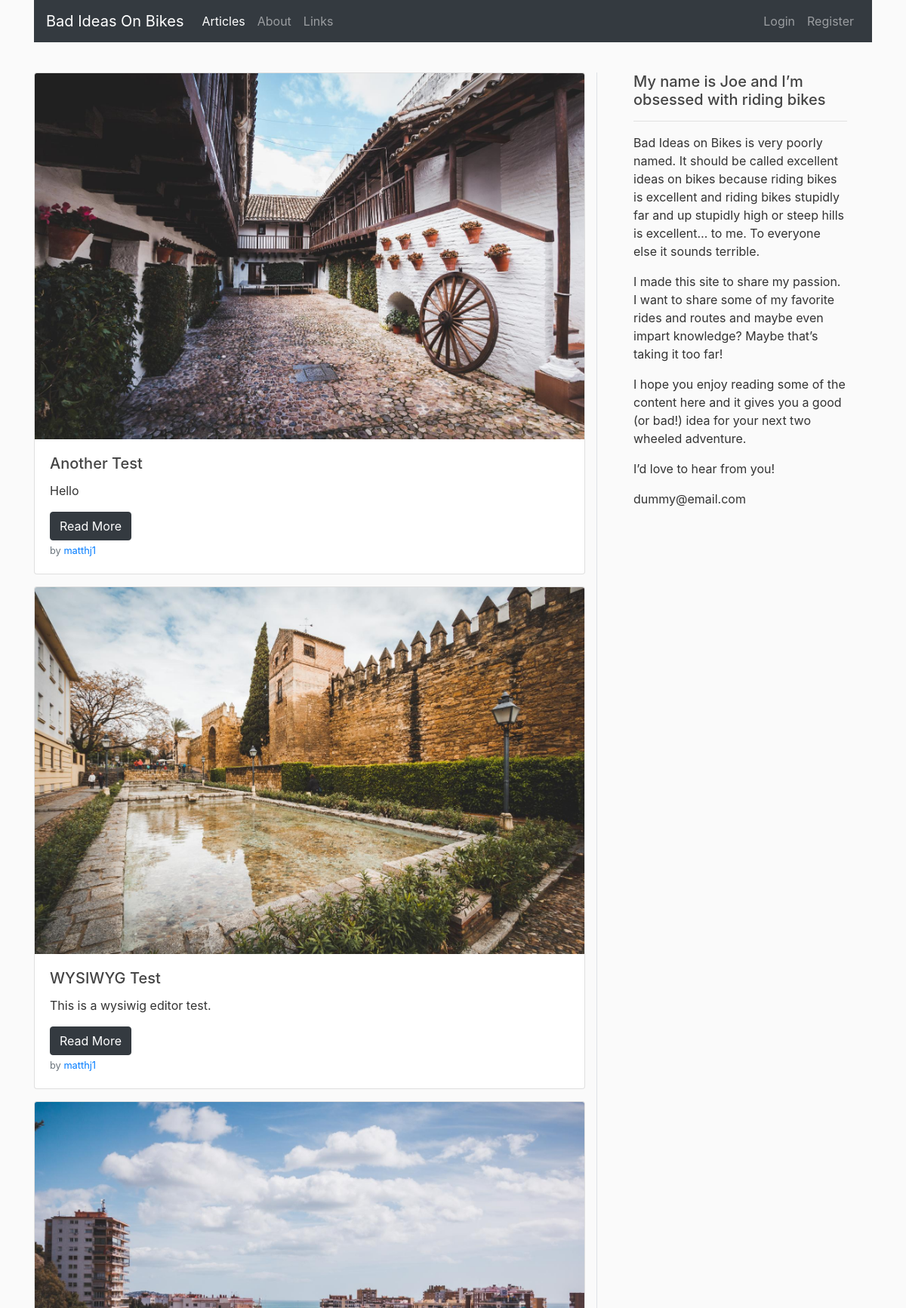
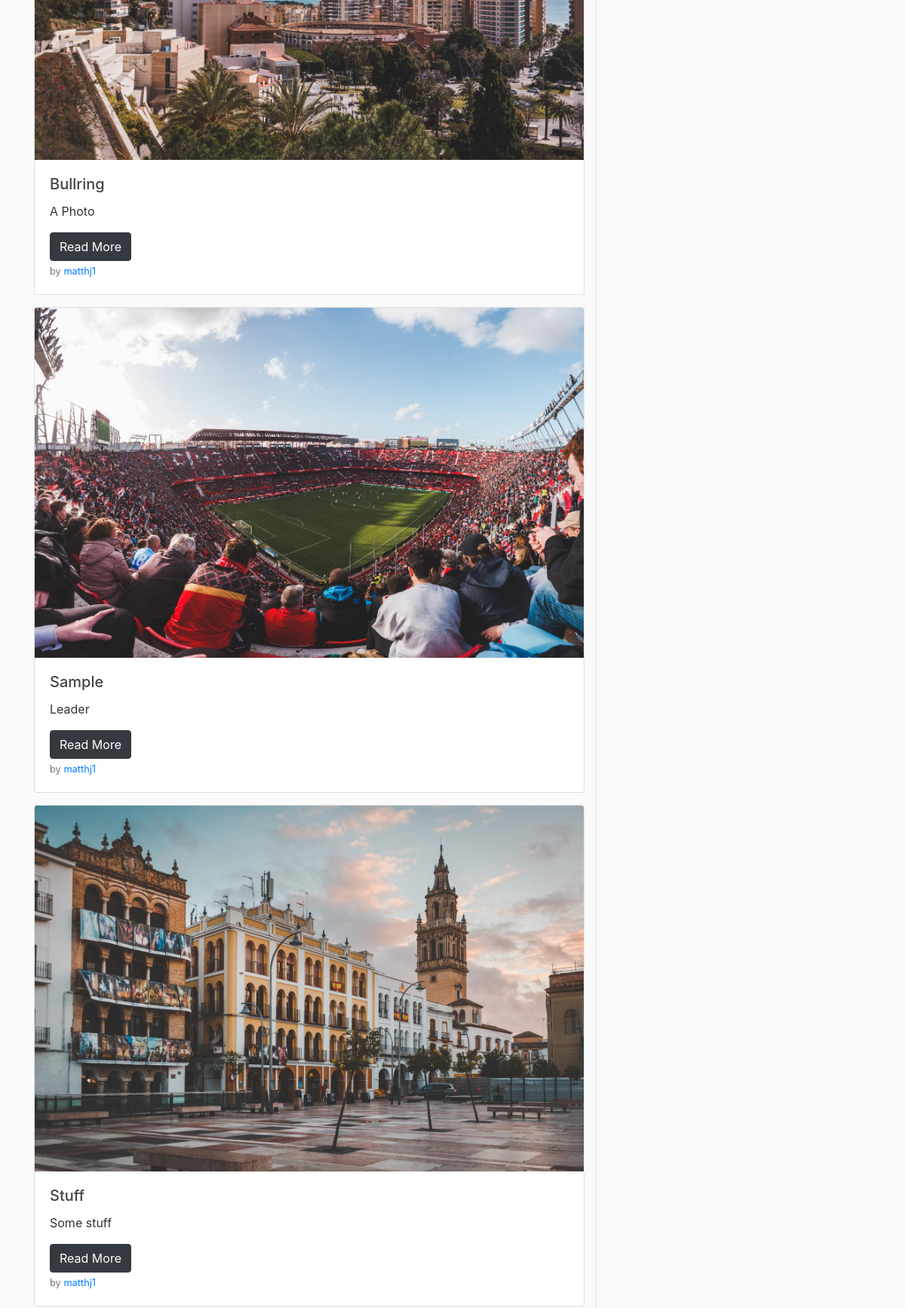
The page /home (upper part) on the database its author committed (2 pictures, top to bottom).
### flaskbiob/models.py (models this page shows, shortened)
class Posts(db.Model):
    id = db.Column(db.Integer, primary_key=True)
    title = db.Column(db.String(100), nullable=False)
    date = db.Column(db.DateTime, nullable=False, default=datetime.utcnow)
    leader = db.Column(db.Text, nullable=False)
    content = db.Column(db.Text, nullable=False)
    post_image = db.Column(db.String(100), nullable=False, default="default_post.jpg")
    user = db.Column(db.Integer, db.ForeignKey("users.id"), nullable=False)

class Users(db.Model, UserMixin):
    id = db.Column(db.Integer, primary_key=True)
    username = db.Column(db.String(20), unique=True, nullable=False)
    email = db.Column(db.String(100), unique=True, nullable=False)
    image_file = db.Column(db.String(20), nullable=False, default="default.png")
    password = db.Column(db.String(60), nullable=False)
    posts = db.relationship("Posts", backref="author", lazy=True)

### flaskbiob/main/routes.py (the view)
@main.route("/")
@main.route("/home")
def homePage():
    page = request.args.get("page", 1, type=int)
    posts = Posts.query.order_by(Posts.date.desc()).paginate(page=page, per_page=5)
    return render_template("Home.html", posts=posts)

### flaskbiob/templates/Home.html (shortened to what this page needs)
{% extends "BASE.html" %}
    {% block content %}
    <div class="row py-3">
        <div class="col" id="main">
            {% for post in posts.items %}
            <div class="card mb-3">
              <img src="{{ url_for('static', filename='post_pics/' + post.post_image) }}" class="card-img-top" alt="...">
              <div class="card-body">
                <h5 class="card-title">{{ post.title }}</h5>
                <p class="card-text">{{ post.leader }}</p>
                  <a href="{{ url_for('posts.postPage', post_id = post.id) }}" class="btn btn-dark">Read More</a>
                  <p class="card-text"><small class="text-muted">by <a href="{{ url_for('users.userpostPage', username=post.author.username) }}">{{ post.author.username }}</a></small></p>
              </div>
            </div>
            {% endfor %}
        </div>
        <div class="col-4 order-2 px-5 border-left d-none d-lg-block pb-3" id="sticky-sidebar">
            <div class="sticky-top">
                <h5>My name is Joe and I’m obsessed with riding bikes</h5>
                <hr>
                <p>Bad Ideas on Bikes is very poorly named. It should be called excellent ideas on bikes because riding bikes is excellent and riding bikes stupidly far and up stupidly high or steep hills is excellent… to me. To everyone else it sounds terrible.</p>
                <p>I made this site to share my passion. I want to share some of my favorite rides and routes and maybe even impart knowledge? Maybe that’s taking it too far!</p>
                <p>I hope you enjoy reading some of the content here and it gives you a good (or bad!) idea for your next two wheeled adventure.</p>
                <p>I’d love to hear from you!</p>
                <p>dummy@email.com</p>
            </div>
        </div>
    </div>
    {% endblock content %}

### flaskbiob/templates/BASE.html (shortened to what this page needs)
<!DOCTYPE html>
<html lang="en">
<head>
    <link rel="stylesheet" href="https://stackpath.bootstrapcdn.com/bootstrap/4.5.2/css/bootstrap.min.css">
    <link rel="stylesheet" type="text/css" href="{{ url_for('static', filename='main.css') }}">
</head>
    <body>
        <div class="container">
            <nav class="navbar navbar-expand-lg navbar-dark bg-dark">
              <a class="navbar-brand" href="{{ url_for('main.homePage') }}">Bad Ideas On Bikes</a>
              <div class="collapse navbar-collapse" id="navbarNav">
                <ul class="navbar-nav">
                  <li class="nav-item {% if request.endpoint == 'main.homePage' %} active {% endif %}">
                    <a class="nav-link" href="{{ url_for('main.homePage') }}">Articles <span class="sr-only">(current)</span></a>
                  </li>
                  <li class="nav-item {% if request.endpoint == 'main.aboutPage' %} active {% endif %}">
                    <a class="nav-link" href="{{ url_for('main.aboutPage') }}">About</a>
                  </li>
                  <li class="nav-item {% if request.endpoint == 'main.linkPage' %} active {% endif %}">
                    <a class="nav-link" href="#">Links</a>
                  </li>
                </ul>
                  <ul class="navbar-nav ml-auto">
                      {% if current_user.is_authenticated %}
                        <li class="nav-item {% if request.endpoint == 'posts.newpostPage' %} active {% endif %}">
                            <a class="nav-link" href="{{ url_for('posts.newpostPage') }}">Post</a>
                        </li>
                          <li class="nav-item ">
                            <a class="nav-link" href="{{ url_for('users.logoutPage') }}">Logout</a>
                        </li>
                        <li class="nav-item {% if request.endpoint == 'users.accountPage' %} active {% endif %}">
                            <a class="nav-link" href="{{ url_for('users.accountPage') }}">Account</a>
                        </li>
                      {% else %}
                        <li class="nav-item {% if request.endpoint == 'users.loginPage' %} active {% endif %}">
                            <a class="nav-link" href="{{ url_for('users.loginPage') }}">Login</a>
                        </li>
                        <li class="nav-item {% if request.endpoint == 'users.registerPage' %} active {% endif %}">
                            <a class="nav-link" href="{{ url_for('users.registerPage') }}">Register</a>
                        </li>
                      {% endif %}
                  </ul>
              </div>
            </nav>
            <br>
            {% block content %}
            {% endblock content %}
        </div>
    </body>
</html>

### flaskbiob/static/main.css (style rules this page uses)
body { background: #fafafa; color: #333333; }
h1, h2, h3, h4, h5, h6 { color: #444444; }

### rows shown on the page
Posts: post_image (picture), title "Another Test", leader "Hello", author.username "matthj1"
Posts: post_image (picture), title "WYSIWYG Test", leader "This is a wysiwig editor test.", author.username "matthj1"
Posts: post_image (picture), title "Bullring", leader "A Photo", author.username "matthj1"
Posts: post_image (picture), title "Sample", leader "Leader", author.username "matthj1"
Posts: post_image (picture), title "Stuff", leader "Some stuff", author.username "matthj1"
